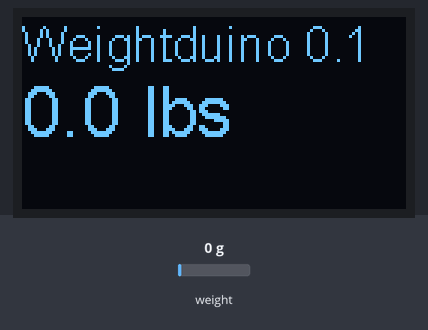
This sketch was run on a simulated ESP32. Parts: 128×64 one-colour display. Inputs (shaded band) come from the test bench; at power-on: weight on the scale 0 g. WiFi joins after 1.5 s; servers stay silent unless stated; what the sketch prints to the serial monitor is not drawn.

Above: at 9.2 s.
9.3 s: weight on the scale set to 100 g
At 12.1 s:
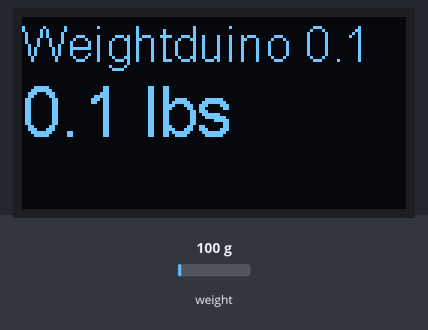
13.1 s: weight on the scale set to 1250 g
At 15.8 s:
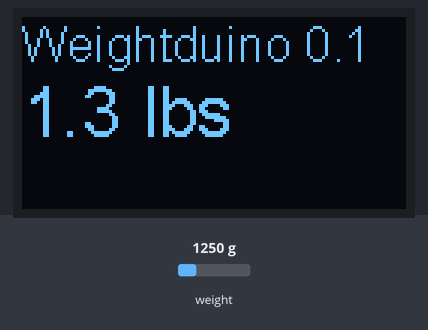
16.1 s: weight on the scale set to 2500 g
At 18.9 s:
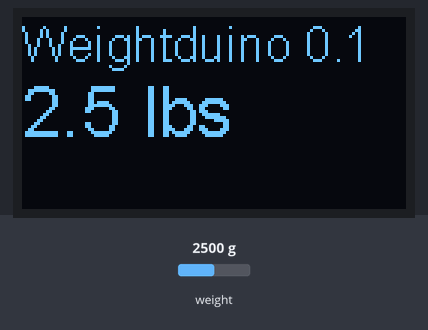
Timing chart, 0 to 20.4 s (numbered marks = the images above; inputs shaded):
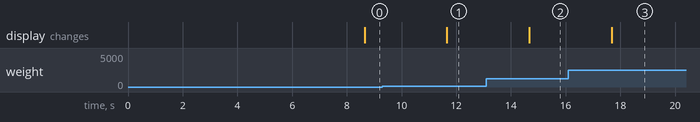

The sketch:

weightduino.ino
```cpp
#include "HX711.h"
#include "SSD1306.h"
#include "WiFi.h"
#include "PubSubClient.h"
HX711 scale;
SSD1306  display(0x3c, 5, 4);

const char* ssid = "peace";
const char* password = "hailbrak";

char* topic = "home_weightduino";
char* server = "10.1.0.42";

void callback(char* topic, byte* payload, unsigned int length) {
  // handle message arrived
}

WiFiClient wifiClient;
PubSubClient client(server, 1883, callback, wifiClient);


void setup() {
  Serial.begin(115200);
  Serial.println("Weightduino");
  display.init();
  display.flipScreenVertically();

  Serial.println("Initializing the scale");
  display.setFont(ArialMT_Plain_16);
  display.clear();
  display.drawString(0, 26, "Initializing Scale");
  display.setTextAlignment(TEXT_ALIGN_CENTER);
  display.drawString(10, 128, String(millis()));
  display.display();

  // data pins from HX711 connected to 25 and 26 on esp.  default gain (128)
  scale.begin(25, 26);
  Serial.println("Pre-Callibration:");
  Serial.print("raw ADC reading (1): ");
  Serial.println(scale.read());
  Serial.print("raw ADC reading (average of 20)");
  Serial.println(scale.read_average(20));
  Serial.print("raw ADC minus tare (average of 5, tare not yet set): ");
  Serial.println(scale.get_value(5));
  Serial.print("raw ADC minus tare, divided by scale (average of 5, not yet set): ");
  Serial.println(scale.get_units(5), 1);
  //set scaling factor
  scale.set_scale(11366.f);
  // use the following to re-calibrate.  RAW_WEIGHT % KNOWN_WEIGHT = SCALE_FACTOR
  // scale.set_scale(1.f);
  scale.tare();
  Serial.print("raw ADC minus tare (average of 5): ");
  Serial.println(scale.get_value(5));
  Serial.print("raw ADC minus tare, divided by scale (average of 5): ");
  Serial.println(scale.get_units(5), 1);
  Serial.println("Connecting to wifi");
  WiFi.begin(ssid, password);
  while (WiFi.status() != WL_CONNECTED) {
       delay(500);
       Serial.print(".");
  }

}

void displayWeight(float weight) {
   // we only care about 1 digit after decimal
   String weightString = String(weight, 1);
   String displayString = weightString + " lbs";
   display.clear();
   display.setTextAlignment(TEXT_ALIGN_LEFT);
   display.setFont(ArialMT_Plain_16);
   display.drawString(0, 0, "Weightduino 0.1");
   display.setFont(ArialMT_Plain_24);
   display.drawString(0, 18, displayString);
   display.display();
   Serial.println(displayString);

}

void loop() {


  scale.power_up();
  float weight = scale.get_units(20);
  displayWeight(abs(weight));
  if (weight > 20)
  {
    float weight_record = scale.get_units(20);
    Serial.print("I would record: ");
    Serial.println(weight_record);
    if (!client.connected())
      {
      //client.connect("clientID", "mqtt_username", "mqtt_password");
      client.connect("home-weightduino");
      client.publish("home/weightduino/alive", "I'm alive!");
      }
    client.connect("home-weightduino");
    client.publish("home/weightduino/weight", String(weight_record).c_str(), true);
    displayWeight(abs(weight_record));
    delay(10000);
  }

  scale.power_down();             // put the ADC in sleep mode
  delay(1000);
}
```

Measured:
- after the input at 9.3 s, the display: changes after 2.4 s (image 1)
- after the input at 13.1 s, the display: changes after 1.6 s (image 2)
- after the input at 16.1 s, the display: changes after 1.6 s (image 3)
